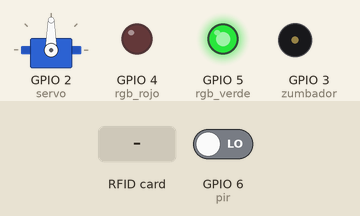
Recording of a sketch running on a simulated ESP32. Shown: servo, output pins drawn as LEDs (lit = HIGH), buzzer (waves = sounding). The test bench sets the inputs (shaded band); at power-on: GPIO 6 (pir) LOW. What the sketch prints to the serial monitor is not drawn.

Above: at 1.2 s.
1.3 s: GPIO 6 (pir) driven HIGH
At 1.9 s:
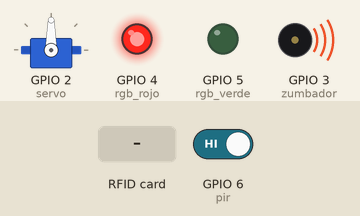
At 3.05 s:
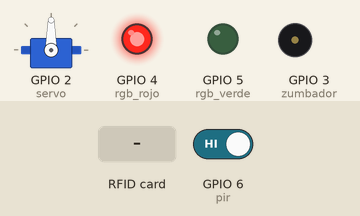
4.3 s: RFID card 5E 7A 19 C4 held to the reader
At 7.4 s:
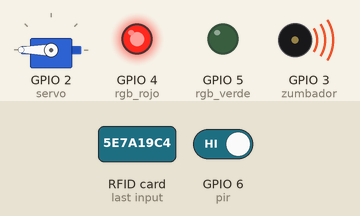
Timing chart, 0 to 13.3 s (numbered marks = the images above; inputs shaded):
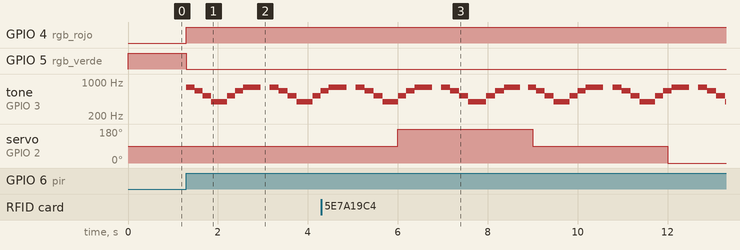

Measured:
- after the input at 1.3 s, GPIO 4 (rgb_rojo): LOW → HIGH at once; GPIO 5 (rgb_verde): HIGH → LOW at once; tone on GPIO 3 (zumbador): plays 784 Hz for 0.18 s, 659 Hz for 0.18 s, 523 Hz for 0.19 s, 392 Hz for 0.35 s, 523 Hz for 0.18 s, 659 Hz for 0.18 s … (13 notes in this stretch), starting at once

The sketch:

calavera_guardiana.ino
```cpp
#include <Servo.h>
#include <Adafruit_PN532.h>
//#include <ESP32Servo.h>
#include <Wire.h>
#define PN532_IRQ (4)
#define PN532_RESET (5)
Adafruit_PN532 nfc(PN532_IRQ, PN532_RESET);
Servo myservo;
bool verificar_tarjeta;
const int servo=2;//13
const int pir=6;//19
const int zumbador=3;//14
const int rgb_rojo=4;//27
const int rgb_verde=5;//26
const int notas[]={784,659,523,392,523,659,784,0};
const int duracion[]={180,180,180,350,180,180,350,180};
const int posiciones_servo[]={90,180,90,0};
const int pin1_tarjeta[]={27,161,34,84};//{9,30,15,149};
unsigned long tiempo_referenciaZ;
unsigned long tiempo_referenciaS;
unsigned long tiempo_referenciaNFC;
unsigned long tiempo_actual;
bool estado_servo=true;
bool estado_zumbador=true;
int indice_servo=0;
int indice_zumbador=0;
void setup() {
  // put your setup code here, to run once:
Serial.begin(9600);//115200
Serial.println("Binevenido/a");
pinMode(rgb_rojo,OUTPUT);
pinMode(pir,INPUT);
pinMode(rgb_verde,OUTPUT);
myservo.attach(servo);
nfc.begin();
uint32_t versiondata = nfc.getFirmwareVersion();
if (!versiondata) {
  Serial.print("No se encontró la placa PN532. Revisa las conexiones y los interruptores.");
  while (1)
      ;  // Detener el programa si no se encuentra
  }
 // Mostrar datos del chip encontrado
Serial.print("¡Módulo encontrado! Chip PN5");
nfc.SAMConfig();
tiempo_referenciaS=millis()+3000;
tiempo_referenciaZ=millis()+180;
tiempo_referenciaNFC=millis()+100;
digitalWrite(rgb_verde,HIGH);
digitalWrite(rgb_rojo,LOW);
}
void susto(){
if(tiempo_referenciaS<=tiempo_actual && !estado_servo){
  tiempo_referenciaS=millis()+3000;
  estado_servo=false;
  myservo.write(posiciones_servo[indice_servo]);
  indice_servo=indice_servo+1;
  //Serial.println(posiciones_servo[indice_servo]);
  if(indice_servo>3){
    indice_servo=0;
    estado_servo=true;
  }
}
if(tiempo_referenciaZ<=tiempo_actual){
  tiempo_referenciaZ=millis()+duracion[indice_zumbador];
  tone(zumbador,notas[indice_zumbador]);
  indice_zumbador=indice_zumbador+1;
  if(indice_zumbador>7){
    indice_zumbador=0;
    estado_zumbador=true;
  }
}
}
void loop() {
  // put your main code here, to run repeatedly:
tiempo_actual=millis();
if(estado_servo && estado_zumbador){
  if(digitalRead(pir)==HIGH){
    estado_servo=false;
    estado_zumbador=false;
    digitalWrite(rgb_verde,LOW);
    digitalWrite(rgb_rojo,HIGH);
  }else{
    noTone(zumbador);
    digitalWrite(rgb_rojo,LOW);
    digitalWrite(rgb_verde,HIGH);
}
}
else{
  susto();
}
if(tiempo_referenciaNFC<=tiempo_actual){
  Serial.println("Comprobar tarjeta");
  tiempo_referenciaNFC=millis()+100;
  verificar_tarjeta=true;
  uint8_t success;
  uint8_t uid[] = { 0, 0, 0, 0, 0, 0, 0 };  // Buffer para guardar el ID único de la tarjeta
  uint8_t uidLength;                        // Longitud del ID (suele ser 4 o 7 bytes)
  success = nfc.readPassiveTargetID(PN532_MIFARE_ISO14443A, uid, &uidLength,50);
  if(success){
    Serial.println(uidLength);
    for(int i=0;i<uidLength;i++){
      Serial.println(uid[i]);
      if(uid[i]!=pin1_tarjeta[i]){
        Serial.println("Mal");
        verificar_tarjeta=false;
      }
    }
    if(verificar_tarjeta){
      digitalWrite(rgb_verde,LOW);
      digitalWrite(rgb_rojo,HIGH);
      Serial.println("ROJO");
      delay(15000);
      Serial.println("Fuera del delay");
      digitalWrite(rgb_verde,HIGH);
      digitalWrite(rgb_rojo,LOW);
      delay(1000);
    }
  }
}
}
```
